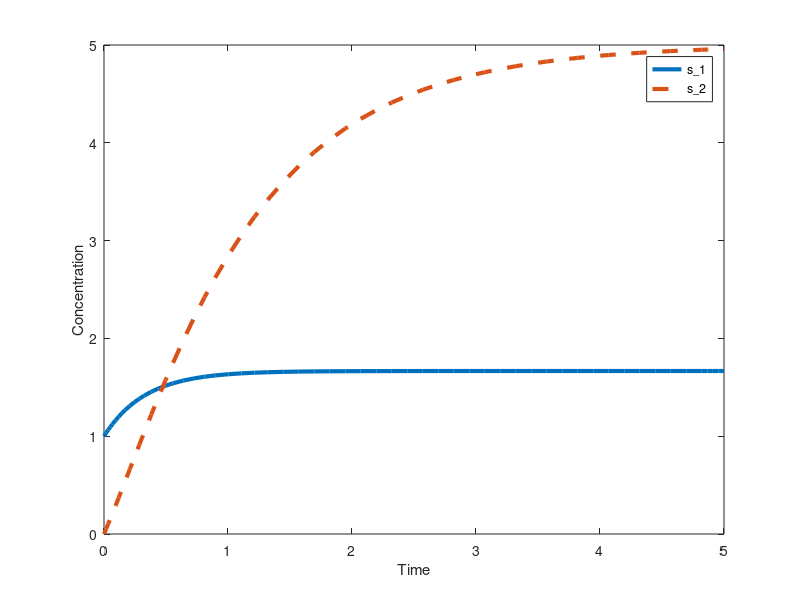
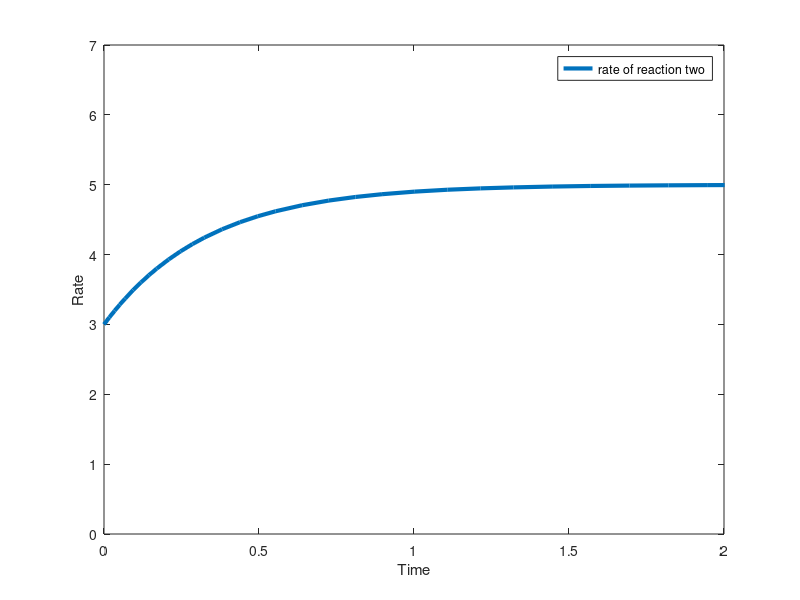

MATLAB code for these plots, in order:
% File chain1.m  
% Model of two-species reaction chain (-> s1 -> s2 ->)}
% with irreversible mass action kinetics}  
%
% The first function generates the simulation and produces a plot:
function chain1
% 
% Declaration of model parameters.  
% Global declarations allow parameters to be shared between the two functions 
global v0; 
global k1; 
global k2; 
%
% Declaration of model equations.  The function chain1dtt is defined in the second part of this file.
%
ODEFUN=@chain1ddt;
%
% Assignment of parameter values 
%
v0=5; 
k1=3; 
k2=1; 
%
% Set initial conditions as a vector 
s0=[1,0];  
%
% Specify the length of time to be simulated  
%
Tend=5;    % The simulation will run over the interval [0, Tend]} 
%
% Generate the simulation.  
%
[t,s]= ode45(ODEFUN, [0,Tend], s0);
%The vector t now contains the time-points on which the simulation is defined.
%The matrix s has a row for each time-point in t.  Each row contains the vector [s1,s2]  at that time-point
%
% Open a plotting window  
%
figure(1);
%
% Plot the time-course for s1 (with a thicker-than default curve) 
%
plot(t, s(:,1), 'LineWidth',3)
%
% Retain the curve in the window  while others are plotted  
%
hold on; 
%
% Plot the time-courses for s2 as a dashed curve
%
plot(t, s(:,2), '--', 'LineWidth',3)
%
% Specify the window size ([0, Tend]x[0,5]) 
%
axis([0 Tend 0 5]);
%
% Add axis labels and a legend 
%
xlabel('Time'); 
ylabel('Concentration'); 
legend('s\_1', 's\_2');
%
%
% Open a second plotting window  
%
figure(2); 
%
% Plot the time-course for the rate of the second reaction 
%
plot(t, k1*s(:,1), 'LineWidth',3)
%
% Specify the window size ([0, 2]x[0,5]) 
%
axis([0 2 0 7]);
%
% Add axis labels and a legend
%
xlabel('Time'); 
ylabel('Rate');  
legend('rate of reaction two'); 
%
% Close the function chain1:
%
end 
% 
% 
%  
% 
% The second function defines the model equations.  This function has input (t,s) -- the time and state at a given point, and output ds -- the right-hand-side of the system of differential equations  
function ds=chain1ddt(t,s)
% 
% These global declarations allow these parameters to be shared between the two functions
global v0; 
global k1; 
global k2; 
% 
% Assignment of state variables 
% 
s1=s(1); 
s2=s(2);
% 
% Declaration of model equations
% 
ds1 = v0 - k1*s1; 
ds2 = k1*s1 - k2*s2;
% 
% Assignment of the output vector 
% 
ds = [ds1;ds2];
% 
% Close the function chain1ddt:
%
end  
% 
